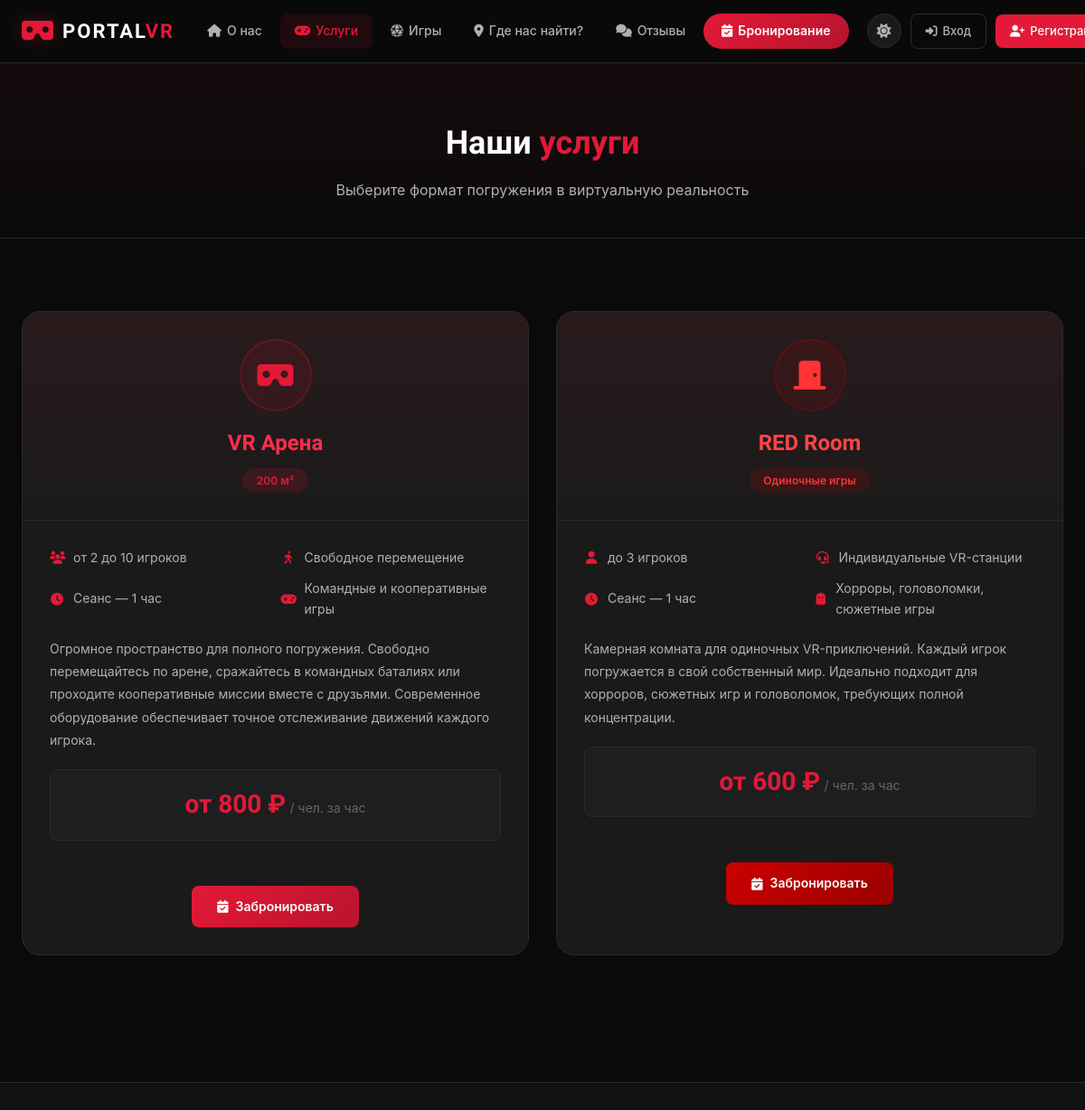
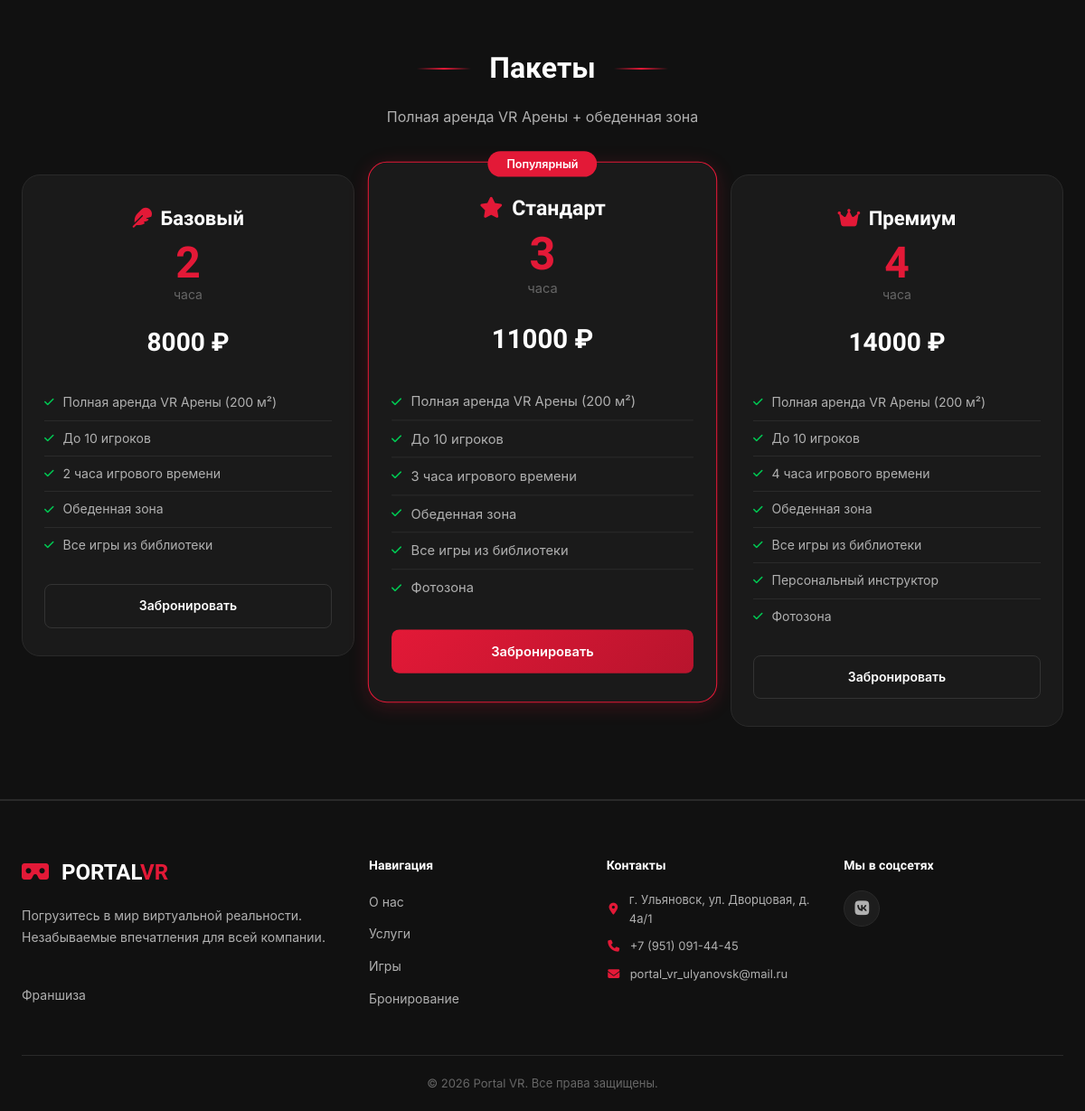
Page /services/ on the committed database (2 pictures, top to bottom).
### main/models.py (models this page shows, shortened)
class Package(models.Model):
    PACKAGE_CHOICES = [
        ("light", "Базовый — 2 часа"),
        ("standard", "Стандарт — 3 часа"),
        ("premium", "Премиум — 4 часа"),
    ]
    name = models.CharField(
        "Название", max_length=10, choices=PACKAGE_CHOICES, unique=True
    )
    duration_hours = models.PositiveIntegerField("Длительность (часы)")
    price = models.DecimalField("Цена", max_digits=10, decimal_places=2)
    description = models.TextField("Описание", blank=True)
    includes_dining = models.BooleanField("Включает обеденную зону", default=True)
    class Meta:
        verbose_name = "Пакет"
        verbose_name_plural = "Пакеты"

### main/views.py (the view)
# urls.py: path("services/", views.services_view, name="services"),
def services_view(request):
    packages = Package.objects.all()
    return render(
        request,
        "main/services.html",
        {
            "packages": packages,
            "page_title": "Услуги",
        },
    )

### main/context_processors.py (called while the page is built)
def global_context(request):
    return {
        "site_name": "Portal VR",
        "site_phone": "+7 (951) 091-44-45",
        "site_email": "portal_vr_ulyanovsk@mail.ru",
        "site_address": "г. Ульяновск, ул. Дворцовая, д. 4а/1",
    }

### main/templates/main/services.html
{% extends 'main/base.html' %}
{% load static %}
{% block content %}
<section class="page-header">
    <div class="container">
        <h1 class="page-title">Наши <span class="accent">услуги</span></h1>
        <p class="page-subtitle">Выберите формат погружения в виртуальную реальность</p>
    </div>
</section>
<section class="section">
    <div class="container">
        <div class="services-zones">
            <div class="zone-card zone-arena">
                <div class="zone-card-header">
                    <div class="zone-icon">
                        <i class="fas fa-vr-cardboard"></i>
                    </div>
                    <h2>VR Арена</h2>
                    <span class="zone-badge">200 м²</span>
                </div>
                <div class="zone-card-body">
                    <div class="zone-features">
                        <div class="zone-feature">
                            <i class="fas fa-users"></i>
                            <span>от 2 до 10 игроков</span>
                        </div>
                        <div class="zone-feature">
                            <i class="fas fa-walking"></i>
                            <span>Свободное перемещение</span>
                        </div>
                        <div class="zone-feature">
                            <i class="fas fa-clock"></i>
                            <span>Сеанс — 1 час</span>
                        </div>
                        <div class="zone-feature">
                            <i class="fas fa-gamepad"></i>
                            <span>Командные и кооперативные игры</span>
                        </div>
                    </div>
                    <p class="zone-description">
                        Огромное пространство для полного погружения. Свободно перемещайтесь по арене,
                        сражайтесь в командных баталиях или проходите кооперативные миссии вместе с друзьями.
                        Современное оборудование обеспечивает точное отслеживание движений каждого игрока.
                    </p>
                    <div class="zone-price">
                        <span class="price-value">от 800 ₽</span>
                        <span class="price-per">/ чел. за час</span>
                    </div>
                </div>
                <div class="zone-card-footer">
                    <a href="{% url 'main:booking_list' %}" class="btn btn-primary">
                        <i class="fas fa-calendar-check"></i> Забронировать
                    </a>
                </div>
            </div>
            <div class="zone-card zone-redroom">
                <div class="zone-card-header">
                    <div class="zone-icon red">
                        <i class="fas fa-door-closed"></i>
                    </div>
                    <h2>RED Room</h2>
                    <span class="zone-badge red">Одиночные игры</span>
                </div>
                <div class="zone-card-body">
                    <div class="zone-features">
                        <div class="zone-feature">
                            <i class="fas fa-user"></i>
                            <span>до 3 игроков</span>
                        </div>
                        <div class="zone-feature">
                            <i class="fas fa-headset"></i>
                            <span>Индивидуальные VR-станции</span>
                        </div>
                        <div class="zone-feature">
                            <i class="fas fa-clock"></i>
                            <span>Сеанс — 1 час</span>
                        </div>
                        <div class="zone-feature">
                            <i class="fas fa-ghost"></i>
                            <span>Хорроры, головоломки, сюжетные игры</span>
                        </div>
                    </div>
                    <p class="zone-description">
                        Камерная комната для одиночных VR-приключений. Каждый игрок погружается
                        в свой собственный мир. Идеально подходит для хорроров, сюжетных игр
                        и головоломок, требующих полной концентрации.
                    </p>
                    <div class="zone-price">
                        <span class="price-value">от 600 ₽</span>
                        <span class="price-per">/ чел. за час</span>
                    </div>
                </div>
                <div class="zone-card-footer">
                    <a href="{% url 'main:booking_list' %}" class="btn btn-red">
                        <i class="fas fa-calendar-check"></i> Забронировать
                    </a>
                </div>
            </div>
        </div>
    </div>
</section>
<section class="section section-packages">
    <div class="container">
        <h2 class="section-title">
            <span class="title-decoration"></span>
            Пакеты
            <span class="title-decoration"></span>
        </h2>
        <p class="section-subtitle">Полная аренда VR Арены + обеденная зона</p>
        <div class="packages-grid">
            {% for package in packages %}
            <div class="package-card {% if package.name == 'standard' %}featured{% endif %}">
                {% if package.name == 'standard' %}
                    <div class="package-badge">Популярный</div>
                {% endif %}
                <div class="package-header">
                    <h3 class="package-name">
                        {% if package.name == 'light' %}
                            <i class="fas fa-feather"></i> Базовый
                        {% elif package.name == 'standard' %}
                            <i class="fas fa-star"></i> Стандарт
                        {% else %}
                            <i class="fas fa-crown"></i> Премиум
                        {% endif %}
                    </h3>
                    <div class="package-duration">
                        <span class="duration-number">{{ package.duration_hours }}</span>
                        <span class="duration-label">часа</span>
                    </div>
                </div>
                <div class="package-price">
                    <span class="price-amount">{{ package.price|floatformat:0 }} ₽</span>
                </div>
                <ul class="package-features">
                    <li><i class="fas fa-check"></i> Полная аренда VR Арены (200 м²)</li>
                    <li><i class="fas fa-check"></i> До 10 игроков</li>
                    <li><i class="fas fa-check"></i> {{ package.duration_hours }} часа игрового времени</li>
                    <li><i class="fas fa-check"></i> Обеденная зона</li>
                    <li><i class="fas fa-check"></i> Все игры из библиотеки</li>
                    {% if package.name == 'premium' %}
                        <li><i class="fas fa-check"></i> Персональный инструктор</li>
                        <li><i class="fas fa-check"></i> Фотозона</li>
                    {% endif %}
                    {% if package.name == 'standard' %}
                        <li><i class="fas fa-check"></i> Фотозона</li>
                    {% endif %}
                </ul>
                <a href="{% url 'main:booking_list' %}" class="btn {% if package.name == 'standard' %}btn-primary{% else %}btn-outline{% endif %} btn-block">
                    Забронировать
                </a>
            </div>
            {% endfor %}
        </div>
    </div>
</section>
{% endblock %}

### rows in the picture
Package: name "light" (drawn), duration_hours "2", price "8000"
Package: name "Популярный", duration_hours "3", price "11000"
Package: name "premium" (drawn), duration_hours "4", price "14000"

### other values in the picture
{{ site_address }} "г. Ульяновск, ул. Дворцовая, д. 4а/1"
{{ site_phone }} "+7 (951) 091-44-45"
{{ site_email }} "portal_vr_ulyanovsk@mail.ru"
